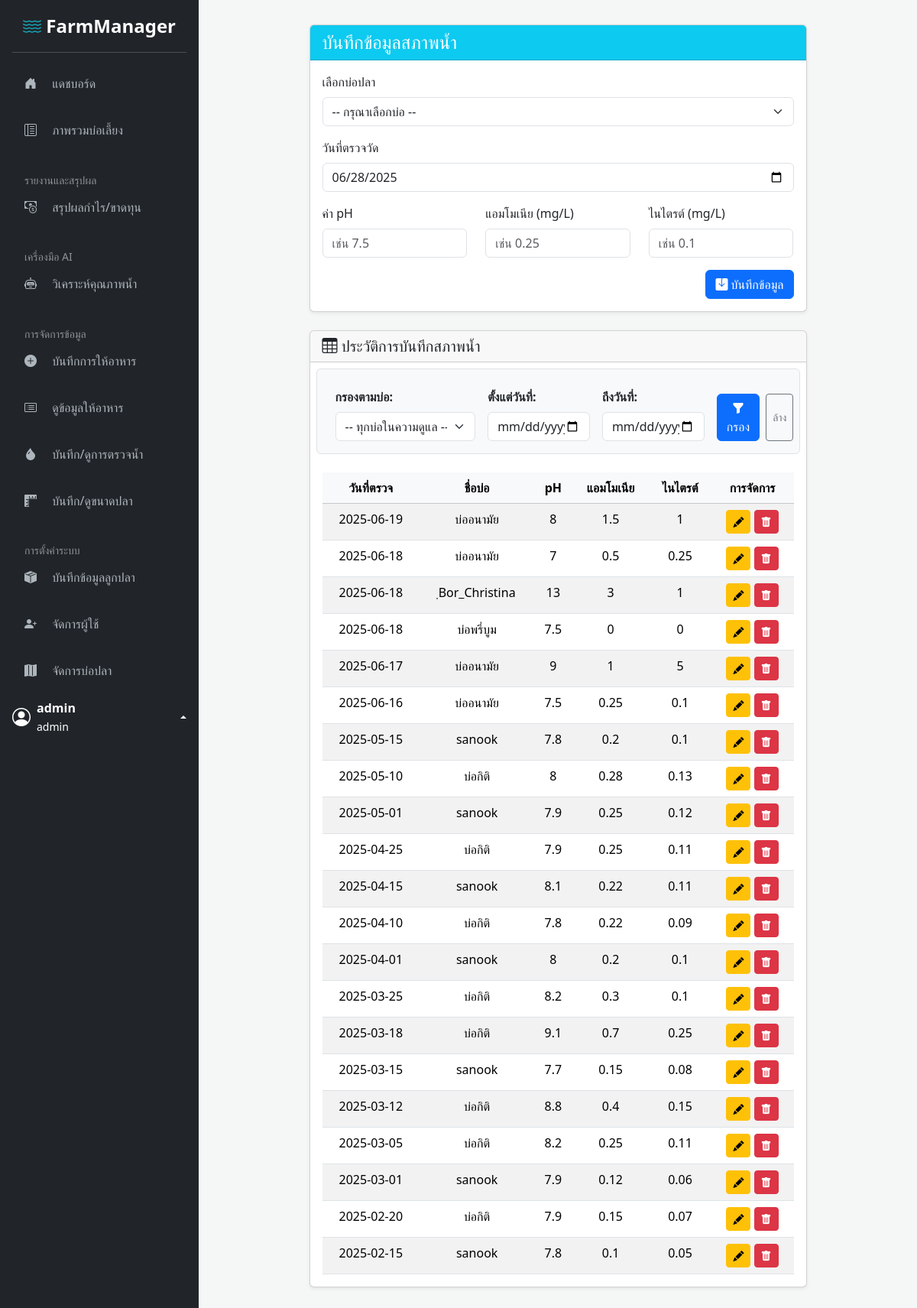
Screenshot of /water_Q.php (signed in) with the database file from the repository.
### tables this page shows
CREATE TABLE `water_quality` (
  `id` int(11) NOT NULL,
  `pond_id` int(11) NOT NULL,
  `check_date` date NOT NULL,
  `ph` float NOT NULL,
  `ammonium` float NOT NULL,
  `nitrite` float NOT NULL
);

CREATE TABLE `ponds` (
  `id` int(11) NOT NULL,
  `name` varchar(100) NOT NULL,
  `size_rai` float NOT NULL
);

### water_Q.php (the view, shortened to what this page needs)
<?php
include 'templates/sidebar_header.php';
$ponds_for_form = [];
if ($userRole === 'admin') {
    $stmt_ponds = $conn->query("SELECT id, name FROM ponds ORDER BY name ASC");
    $ponds_for_form = $stmt_ponds->fetchAll(PDO::FETCH_ASSOC);
}
$filter_start_date = $_GET['start_date'] ?? '';
$filter_end_date = $_GET['end_date'] ?? '';
$params = [];
$where_sql = "";
$sql_records = "
    SELECT w.*, p.name AS pond_name
    FROM water_quality w
    JOIN ponds p ON w.pond_id = p.id
    $where_sql
    ORDER BY w.check_date DESC, w.id DESC
";
$stmt_records = $conn->prepare($sql_records);
$stmt_records->execute($params);
$records = $stmt_records->fetchAll(PDO::FETCH_ASSOC);
?>
<div class="row justify-content-center">
    <div class="col-lg-10 col-xl-9">
        <div class="card shadow-sm mb-4">
            <div class="card-header bg-info text-white">
                <h4 class="mb-0"><i class="bi bi-pencil-alt"></i> บันทึกข้อมูลสภาพน้ำ</h4>
            </div>
            <div class="card-body">
                <?php if ($userRole === 'owner' && empty($ponds_for_form)): ?>
                    <div class="alert alert-warning">คุณยังไม่ได้รับมอบหมายให้ดูแลบ่อใดๆ กรุณาติดต่อผู้ดูแลระบบ</div>
                <?php else: ?>
                    <form method="post" action="water_Q.php">
                        <div class="mb-3">
                            <label for="pond_id" class="form-label">เลือกบ่อปลา</label>
                            <select name="pond_id" id="pond_id" class="form-select" required>
                                <option value="" disabled selected>-- กรุณาเลือกบ่อ --</option>
                            </select>
                        </div>
                        <div class="mb-3">
                            <label for="check_date" class="form-label">วันที่ตรวจวัด</label>
                            <input type="date" name="check_date" id="check_date" class="form-control" value="<?= date('Y-m-d') ?>" required>
                        </div>
                        <div class="row">
                            <div class="col-md-4 mb-3"><label for="ph" class="form-label">ค่า pH</label><input type="number" step="0.1" name="ph" id="ph" class="form-control" placeholder="เช่น 7.5" required></div>
                            <div class="col-md-4 mb-3"><label for="ammonium" class="form-label">แอมโมเนีย (mg/L)</label><input type="number" step="0.01" name="ammonium" id="ammonium" class="form-control" placeholder="เช่น 0.25" required></div>
                            <div class="col-md-4 mb-3"><label for="nitrite" class="form-label">ไนไตรต์ (mg/L)</label><input type="number" step="0.01" name="nitrite" id="nitrite" class="form-control" placeholder="เช่น 0.1" required></div>
                        </div>
                        <div class="text-end">
                            <button type="submit" class="btn btn-primary"><i class="bi bi-save-fill"></i> บันทึกข้อมูล</button>
                        </div>
                    </form>
                <?php endif; ?>
            </div>
        </div>
        <div class="card shadow-sm">
            <div class="card-header">
                <h5 class="mb-0"><i class="bi bi-table"></i> ประวัติการบันทึกสภาพน้ำ</h5>
            </div>
            <div class="card-body">
                <form method="get" class="row gx-3 gy-2 align-items-end mb-4 p-3 bg-light rounded border">
                    <div class="col-sm-12 col-md-4">
                        <label for="pond_filter" class="form-label fw-bold">กรองตามบ่อ:</label>
                        <select name="pond_filter" id="pond_filter" class="form-select">
                            <option value="all">-- ทุกบ่อในความดูแล --</option>
                        </select>
                    </div>
                    <div class="col-sm-6 col-md-3">
                        <label for="start_date" class="form-label fw-bold">ตั้งแต่วันที่:</label>
                        <input type="date" name="start_date" id="start_date" class="form-control" value="<?= htmlspecialchars($filter_start_date) ?>">
                    </div>
                    <div class="col-sm-6 col-md-3">
                         <label for="end_date" class="form-label fw-bold">ถึงวันที่:</label>
                        <input type="date" name="end_date" id="end_date" class="form-control" value="<?= htmlspecialchars($filter_end_date) ?>">
                    </div>
                    <div class="col-sm-12 col-md-2">
                        <div class="d-flex gap-2">
                            <button type="submit" class="btn btn-primary"><i class="bi bi-funnel-fill"></i> กรอง</button>
                            <a href="view_feeding.php" class="btn btn-sm btn-outline-secondary d-inline-flex align-items-center justify-content-center">ล้าง</a>
                        </div>
                    </div>
                </form>
                <div class="table-responsive">
                    <table class="table table-striped table-hover mb-0">
                        <thead class="table-light text-center">
                            <tr>
                                <th>วันที่ตรวจ</th>
                                <th>ชื่อบ่อ</th>
                                <th>pH</th>
                                <th>แอมโมเนีย</th>
                                <th>ไนไตรต์</th>
                                <?php if ($userRole === 'admin'): ?>
                                    <th>การจัดการ</th>
                                <?php endif; ?>
                            </tr>
                        </thead>
                        <tbody class="text-center">
                            <?php if (count($records) > 0): ?>
                                <?php foreach ($records as $row): ?>
                                    <tr>
                                        <td><?= htmlspecialchars($row['check_date']) ?></td>
                                        <td><?= htmlspecialchars($row['pond_name']) ?></td>
                                        <td><?= htmlspecialchars($row['ph']) ?></td>
                                        <td><?= htmlspecialchars($row['ammonium']) ?></td>
                                        <td><?= htmlspecialchars($row['nitrite']) ?></td>
                                        <?php if ($userRole === 'admin'): ?>
                                        <td>
                                            <a href="edit_water_quality.php?id=<?= $row['id'] ?>" class="btn btn-warning btn-sm" title="แก้ไข">
                                                <i class="bi bi-pencil-fill"></i>
                                            </a>
                                            <a href="water_Q.php?delete_id=<?= $row['id'] ?>" class="btn btn-danger btn-sm" title="ลบ" onclick="return confirm('คุณแน่ใจว่าต้องการลบข้อมูลนี้?');">
                                                <i class="bi bi-trash-fill"></i>
                                            </a>
                                        </td>
                                        <?php endif; ?>
                                    </tr>
                                <?php endforeach; ?>
                            <?php else: ?>
                                <tr><td colspan="<?= $userRole === 'admin' ? '6' : '5' ?>" class="text-center text-muted p-4">ไม่พบข้อมูลตามเงื่อนไขที่เลือก</td></tr>
                            <?php endif; ?>
                        </tbody>
                    </table>
                </div>
            </div>
        </div>
    </div>
</div>
<?php
include 'templates/sidebar_footer.php';
?>

### assets/css/custom.css (style rules this page uses)
:root { --primary-color: #0d6efd; --secondary-color: #6c757d; --sidebar-bg: #212529; --sidebar-link-color: #adb5bd; --sidebar-link-hover: #ffffff; --sidebar-link-active: #ffffff; }
body { background-color: #f4f7f6; min-height: 100vh; display: flex; }

### rows the page displays
water_quality: check_date "2025-06-19", pond.name "บ่ออนามัย", ph "8", ammonium "1.5", nitrite "1"
water_quality: check_date "2025-06-18", pond.name "บ่ออนามัย", ph "7", ammonium "0.5", nitrite "0.25"
water_quality: check_date "2025-06-18", pond.name "ฺBor_Christina", ph "13", ammonium "3", nitrite "1"
water_quality: check_date "2025-06-18", pond.name "บ่อพรี่บูม", ph "7.5", ammonium "0", nitrite "0"
water_quality: check_date "2025-06-17", pond.name "บ่ออนามัย", ph "9", ammonium "1", nitrite "5"
water_quality: check_date "2025-06-16", pond.name "บ่ออนามัย", ph "7.5", ammonium "0.25", nitrite "0.1"
water_quality: check_date "2025-05-15", pond.name "sanook", ph "7.8", ammonium "0.2", nitrite "0.1"
water_quality: check_date "2025-05-10", pond.name "บ่อกิติ", ph "8", ammonium "0.28", nitrite "0.13"
water_quality: check_date "2025-05-01", pond.name "sanook", ph "7.9", ammonium "0.25", nitrite "0.12"
water_quality: check_date "2025-04-25", pond.name "บ่อกิติ", ph "7.9", ammonium "0.25", nitrite "0.11"
water_quality: check_date "2025-04-15", pond.name "sanook", ph "8.1", ammonium "0.22", nitrite "0.11"
water_quality: check_date "2025-04-10", pond.name "บ่อกิติ", ph "7.8", ammonium "0.22", nitrite "0.09"
water_quality: check_date "2025-04-01", pond.name "sanook", ph "8", ammonium "0.2", nitrite "0.1"
water_quality: check_date "2025-03-25", pond.name "บ่อกิติ", ph "8.2", ammonium "0.3", nitrite "0.1"
water_quality: check_date "2025-03-18", pond.name "บ่อกิติ", ph "9.1", ammonium "0.7", nitrite "0.25"
water_quality: check_date "2025-03-15", pond.name "sanook", ph "7.7", ammonium "0.15", nitrite "0.08"
water_quality: check_date "2025-03-12", pond.name "บ่อกิติ", ph "8.8", ammonium "0.4", nitrite "0.15"
water_quality: check_date "2025-03-05", pond.name "บ่อกิติ", ph "8.2", ammonium "0.25", nitrite "0.11"
water_quality: check_date "2025-03-01", pond.name "sanook", ph "7.9", ammonium "0.12", nitrite "0.06"
water_quality: check_date "2025-02-20", pond.name "บ่อกิติ", ph "7.9", ammonium "0.15", nitrite "0.07"
water_quality: check_date "2025-02-15", pond.name "sanook", ph "7.8", ammonium "0.1", nitrite "0.05"

### other values shown
$username "admin"
$userRole "admin"
